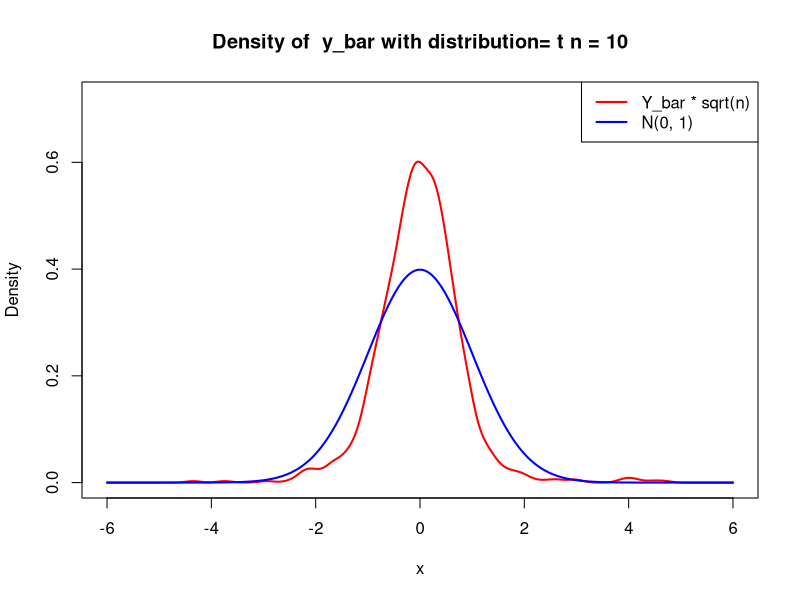
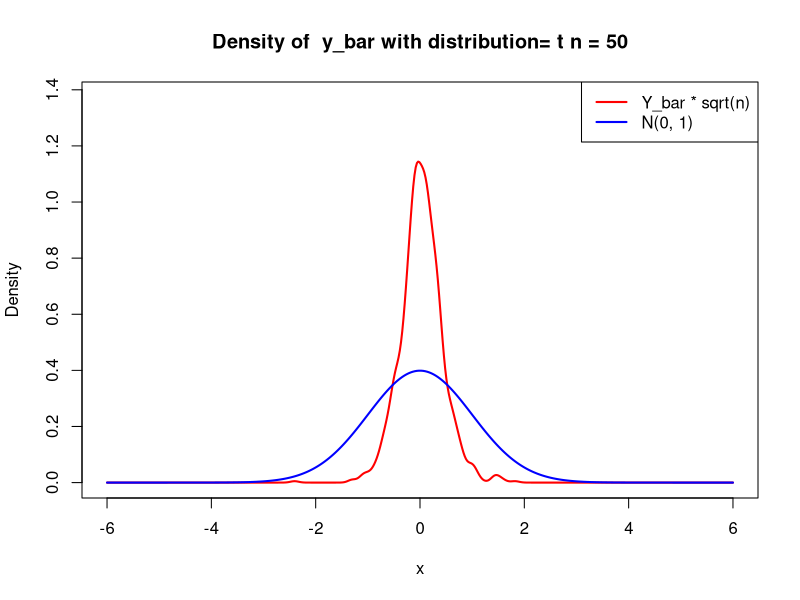
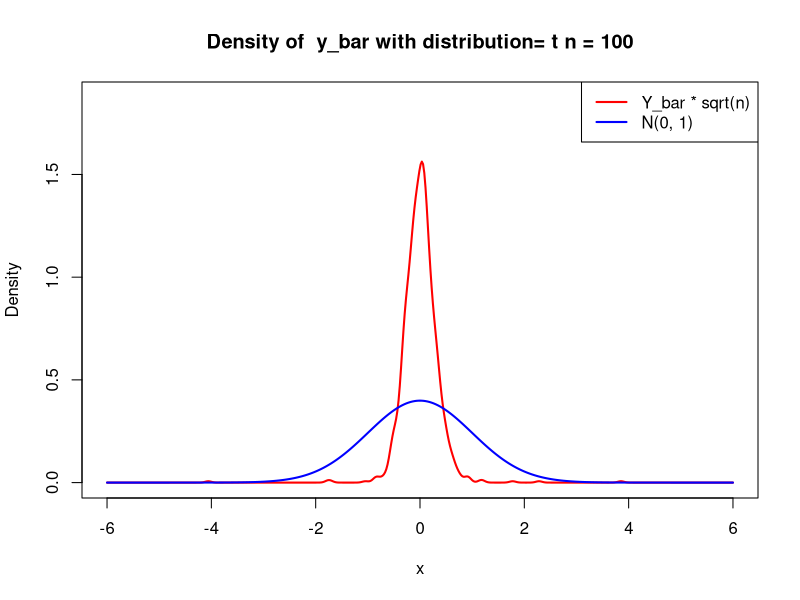
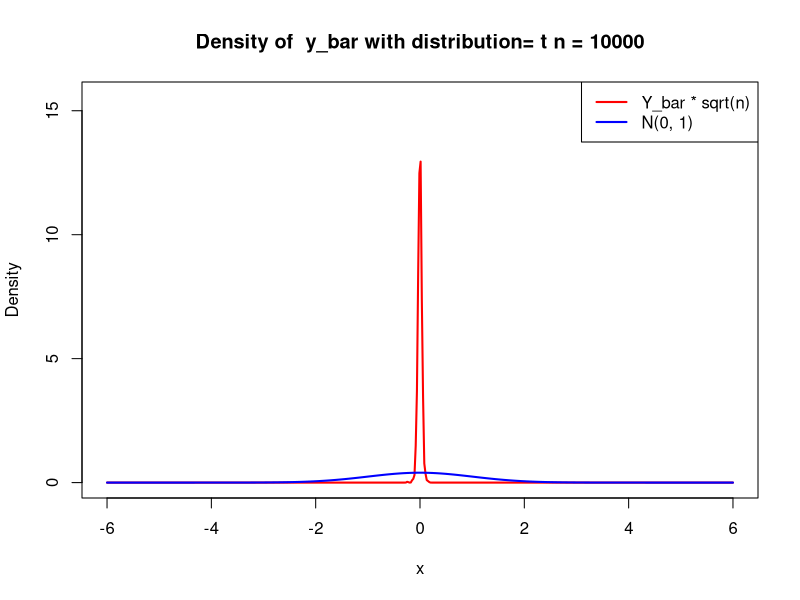
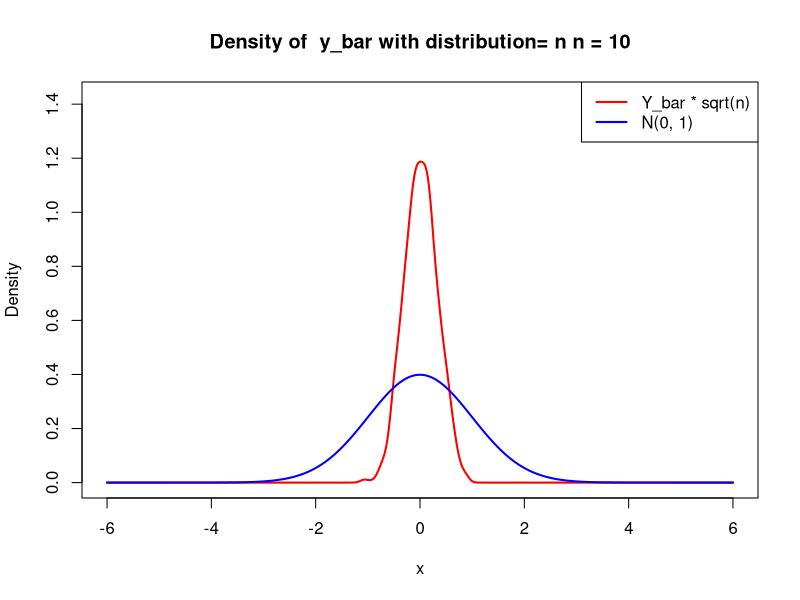
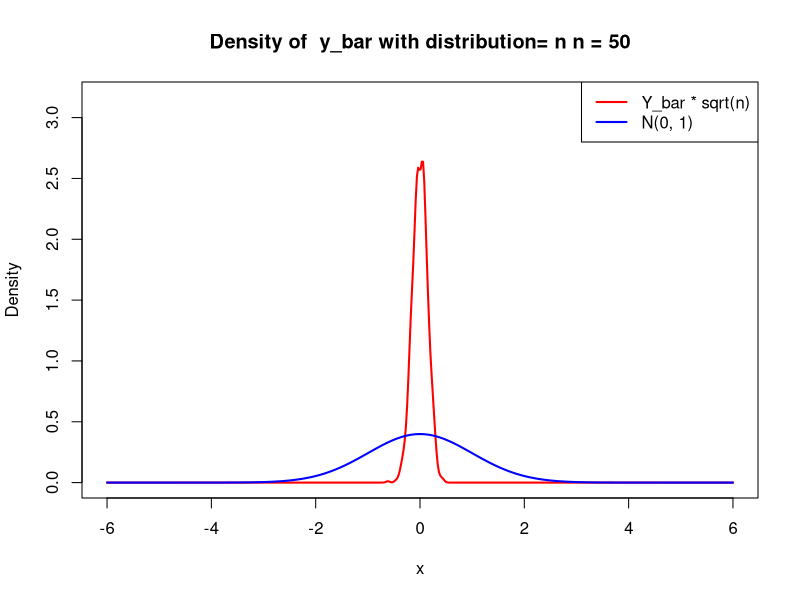
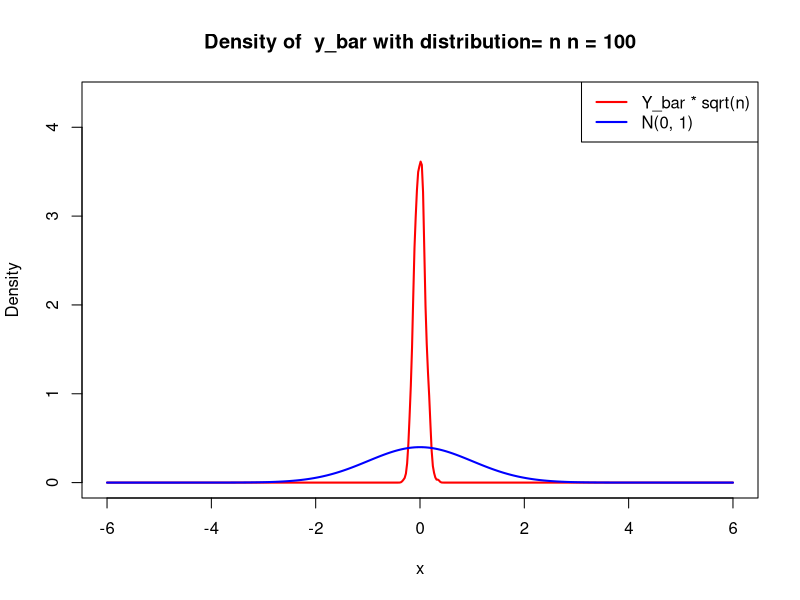
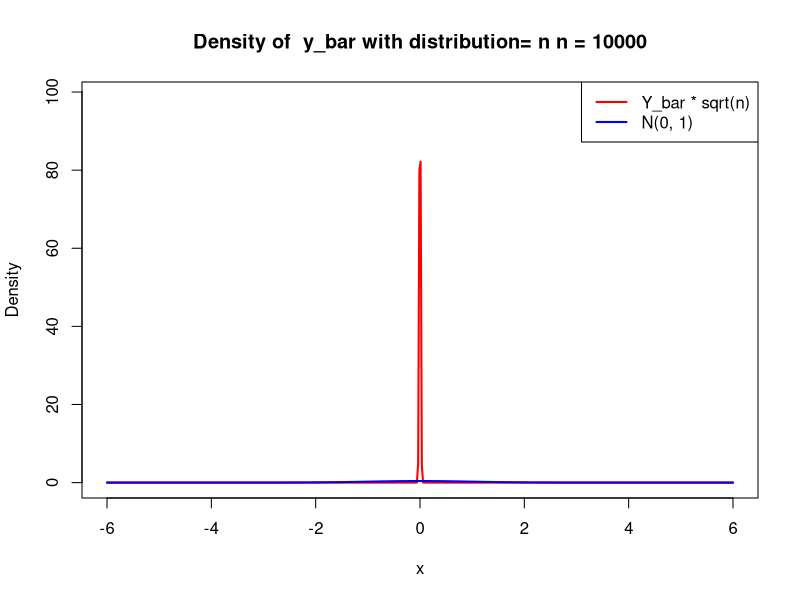

The R source for these figures, in order:
#simulate the plug-in estimator for the mean of IID random variables

# Load necessary library

library(MASS)  # For generating random samples from t-distribution
library(ggplot2)  # For plotting
#simulate the finite sample distribution of the statics: sample mean
#test for n = 10, 50, 100
# Experiment parameters
r <- 1000
n_values <- c(10, 50, 100, 10000) #n=10000 is a extra simulation for the large sample size
mode <- c("y_bar", "y_bar_scaled")
random_variable_mode <- c("t", "n")

for (m in mode) {
  for (rv in random_variable_mode) {
    for (n in n_values) {
      # Initialize vectors for storing the sample means
      Y_bar <- rep(0, r)
      
      for (i in 1:r) {
        if (rv == "t") {
          x <- rt(n, df = 2)
        } else {
          x <- rnorm(n)
        }
        Y_bar[i] <- mean(x)
      }
      
      # Calculate scaled sample means
      if (m == "y_bar_scaled") {
        Y_bar <- Y_bar * sqrt(n)
      }
      # Plot for Y_bar_scaled
      png(paste0("HW6/outputs/", n, "_", rv, "_", m, ".png"))

      # Set the range for x-axis
      x_range <- seq(-6, 6, length.out = 300)

      # Calculate the density for Y_bar_sqrt_n within the range [-6, 6]
      density_Y_bar <- density(Y_bar, from = -6, to = 6)
      
      # Calculate the normal distribution over the same range
      normal_pdf <- dnorm(x_range)
      y_max <- max(max(normal_pdf), max(density_Y_bar$y))

      # Plot the density of Y_bar_sqrt_n
      plot(density_Y_bar$x, density_Y_bar$y, type = "l", col = "red", lwd = 2, xlab = "x", ylab = "Density", 
      main = paste("Density of ", m, "with distribution=", rv, "n =", n), xlim = c(-6, 6), ylim = c(0, y_max*1.2))

      # Overlay the normal distribution
      lines(x_range, normal_pdf, col = "blue", lwd = 2)

      # Add legend
      legend("topright", legend = c("Y_bar * sqrt(n)", "N(0, 1)"), col = c("red", "blue"), lwd = 2)

      dev.off()
    }
  }
}

dt <- read.csv("./HW6/Equity_Premium.csv")
time <- dt$Time
y <- dt$y
ones <- rep(1, length(y))
x_dfy <- dt$x_dfy
x_infl <- dt$x_infl
x_svar <- dt$x_svar
x_tms <- dt$x_tms
x_tbl <- dt$x_tbl
x_dfr <- dt$x_dfr
x_dp <- dt$x_dp
x_ltr <- dt$x_ltr
x_ep <- dt$x_ep
x_bmr <- dt$x_bmr
x_ntis <- dt$x_ntis

x <- cbind(ones, x_dfy, x_infl, x_svar, x_tms, x_tbl, x_dfr, x_dp, x_ltr, x_ep, x_bmr, x_ntis)

#Do the Wald's test for each beta_hat_j with null hypothesis beta_hat_j = 0

fit <- lm(y ~ x - 1)
beta_hat <- coef(fit)
vcov_matrix <- vcov(fit)

wald_test_results <- data.frame(
  beta = beta_hat,
  wald_statistic = beta_hat^2 / diag(vcov_matrix),
  p_value = 1 - pchisq(beta_hat^2 / diag(vcov_matrix), df = 1)
)

#reject the null hypothesis if p_value < alpha
alpha <- 0.05
wald_test_results$reject_null <- wald_test_results$p_value < alpha

print(wald_test_results)


cat("\n=====================================================\n")
#conducted joint wald's test with null hypothesis beta_hat_1 = 0 and beta_hat_2 + beta_hat_3 = 0
# Calculate the Wald statistic
R <- matrix(c(1, 0, 0, 0, 1, 1), nrow = 2, ncol = 3)
r <- c(0, 0)
R_beta <- R %*% beta_hat[c(1, 2, 3)]
R_vcov <- R %*% vcov_matrix[c(1, 2, 3), c(1, 2, 3)] %*% t(R)
wald_statistic <- t(R_beta) %*% solve(R_vcov) %*% (R_beta - r)

p_value = 1 - pchisq(wald_statistic, df = 2)

cat(paste("Wald statistic:", wald_statistic, "\n"))
cat(paste("P-value:", p_value, "\n"))
cat(paste("Reject null hypothesis if p_value < alpha: ", p_value < alpha, "\n"))
cat("=====================================================\n")